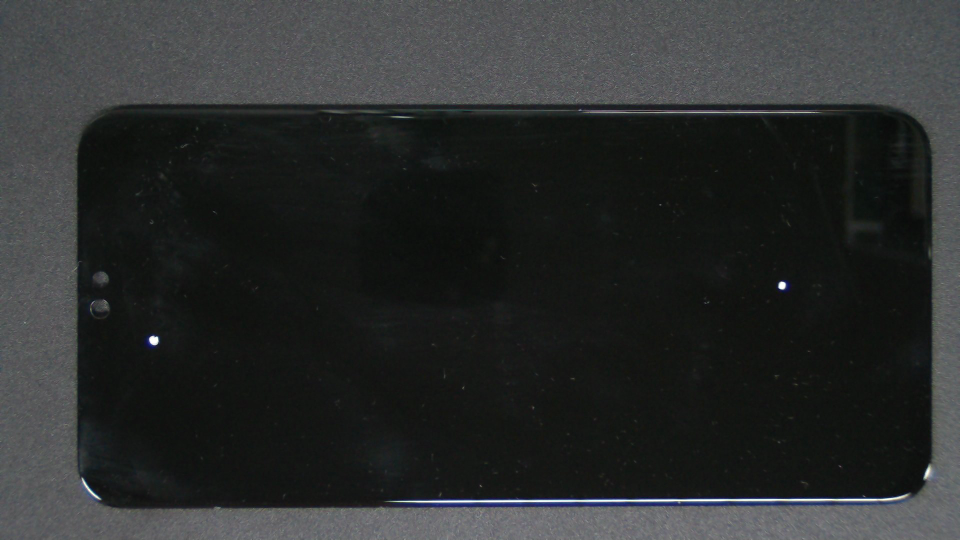
#> input picture Sta_0026.jpg, 1920 x 1080 px (shown at 1/2 size); its folder holds only this picture in this run
$ python -i MaskDirectory.py   (imports and definitions only)   (older library calls are emulated)
#> lines starting #> are read from the running program, lines starting #| are printed output that depends on the picture; after the words box and inside, x2 and y2 are one past the last pixel; in counts of white or black regions, pixels touching at a corner belong together
#> further down, picture is the input picture: shape (1080, 1920, 3); mean B, G, R 45, 45.4, 43.3
import cv2
import numpy as np
import matplotlib.pyplot as plt
import random
import os

plt.rcParams['font.sans-serif'] = ['SimHei']
plt.rcParams['axes.unicode_minus'] = False


def analyze_largest_white_contour(gray_img):
    """
    从mask图像中提取最大白色轮廓，并计算其长宽比、轮廓面积、包围矩形面积

    参数:
        gray_img: 灰度mask图像（二值图像，白色为前景255，黑色为背景0）

    返回:
        aspect_ratio: 长宽比（宽/高）
        contour_area: 轮廓实际面积
        proportion: 轮廓面积/最小包围矩形面积
        circularity: 圆形度
    """
    blur = cv2.medianBlur(gray_img, 7)
    thresh = cv2.adaptiveThreshold(
        blur, 255,
        cv2.ADAPTIVE_THRESH_GAUSSIAN_C,
        cv2.THRESH_BINARY_INV,
        blockSize=27,
        C=9
    )
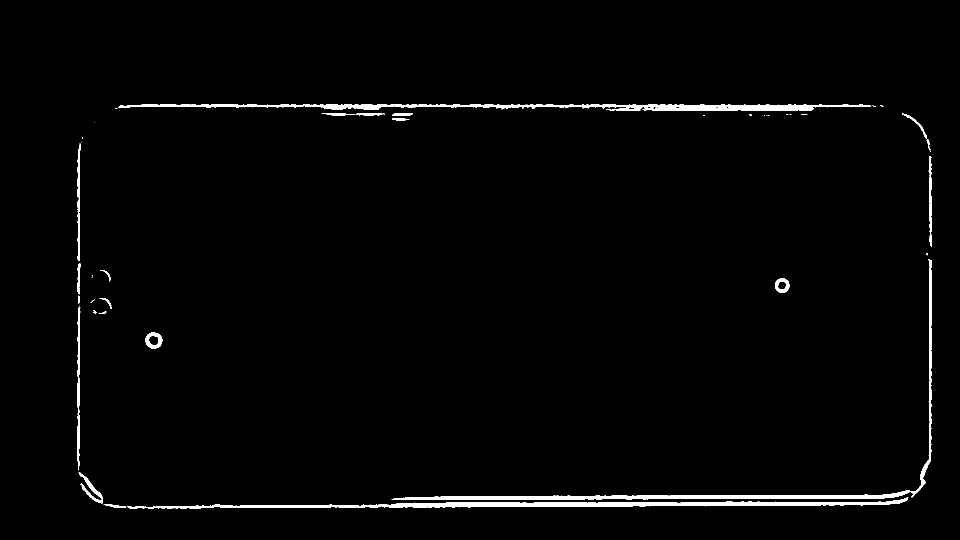
#> thresh: shape (1080, 1920) (shown at 1/2 size); 1.8% white; 50 white regions (27 under 20 px)
    contours, hierarchy = cv2.findContours(
        thresh,
        cv2.RETR_EXTERNAL,
        cv2.CHAIN_APPROX_SIMPLE
    )
#> contours = 50 contours, 31 with area under 20; largest, box (x1, y1, x2, y2) and area: (254, 995, 1817, 1017) 9028, (235, 208, 1743, 222) 8366, (783, 518, 1864, 1000) 7845, (155, 613, 161, 941) 912, (291, 665, 325, 698) 824

    if not contours:
        raise ValueError("mask图像中未检测到任何白色轮廓！")

    max_contour = max(contours, key=cv2.contourArea)
#> max_contour = contour of 495 points, box (x1, y1, x2, y2) (254, 995, 1817, 1017), area 9028
    feature = calculate_defect_features(max_contour, gray_img,"Pre")
    if feature is None:
        raise ValueError("最大轮廓特征计算失败！")
    return (feature["aspect_ratio_rotated"],
            feature["contour_area"],
            feature["proportion"],
            feature["circularity"])


def analyse_mask(gray):
    """掩码生成阶段的缺陷初判：快速区分光斑/其他"""
    try:
        (aspect_ratio, contour_area, proportion, circularity) = analyze_largest_white_contour(gray)
        if 100 < contour_area < 1200 and 0.5 < aspect_ratio < 1.75 and circularity > 0.8:
            return 9  # 9=光斑kernel
        elif 8 < aspect_ratio and proportion < 0.8:
            return 5  # 5=划痕kernel
        else:
            return 3  # 3=通用kernel
    except Exception as e:
        print(f"掩码初判出错：{e}")
        return 3


def preprocess_image(img):
    """预处理：保留更多细节（降低去噪强度）"""
    # 兼容灰度图/彩色图输入
    if len(img.shape) == 3:
        gray = cv2.cvtColor(img, cv2.COLOR_BGR2GRAY)
    else:
        gray = img.copy()

    kernel_size = analyse_mask(gray)
    # 中值滤波（ksize=1时不滤波）
    blur = cv2.medianBlur(gray, kernel_size)
    print(f"当前kernel为{kernel_size}")
    # 对比度增强
    clahe = cv2.createCLAHE(clipLimit=2.0, tileGridSize=(8, 8))
    enhanced = clahe.apply(blur)
    return enhanced, kernel_size


# [131 lines left out: functions get_defect_boundary, crop_valid_white_area, bitwise_or_in_roi, region_filling, get_valid_seed_point, not called in this run]


def white_pixel_count(contour, img):
    if len(img.shape) == 3:
        gray_img = cv2.cvtColor(img, cv2.COLOR_BGR2GRAY)
    else:
        gray_img = img.copy()
    contour_mask = np.zeros_like(gray_img, dtype=np.uint8)
    # 填充轮廓内部为白色（255），得到轮廓专属掩码
    cv2.drawContours(contour_mask, [contour], -1, 255, cv2.FILLED)
    img_in_contour = cv2.bitwise_and(gray_img, contour_mask)
    contour_area_pixel = np.sum(contour_mask == 255)
    # 步骤5：统计轮廓内灰度值>200的像素数
    img_white_count = np.sum(img_in_contour > 110)  # 110
    if contour_area_pixel == 0:
        print("警告：掩码内无有效白色区域")
        white_ratio = 0.0
    else:
        white_ratio = img_white_count / contour_area_pixel
    return white_ratio


def calculate_defect_features(contour, img, defect_type):
    """极致简写版（功能不变，代码更紧凑）"""
#> called with contour = array of shape (495, 1, 2), defect_type = 'Pre'
    area = cv2.contourArea(contour)
#> area = 9028.5
    if area < (10 if defect_type == "Pre" else 500):  # 500
        return None
    img_h, img_w = img.shape[:2]
#> img_h = 1080; img_w = 1920
    (cx, cy), (w, h), _ = cv2.minAreaRect(contour)
#> cx = 1035.1; cy = 1009.9; w = 1562.1; h = 14.11
    rotated_rect_area, perimeter = w * h, cv2.arcLength(contour, True)
#> rotated_rect_area = 22039.9; perimeter = 3264.8
    circularity = (4 * np.pi * area) / (perimeter ** 2) if perimeter > 0 else 0
#> circularity = 0.0106
    x, y, w_rect, h_rect = cv2.boundingRect(contour)  # x/y=左上角，w_rect/h_rect=宽高
#> x = 254; y = 995; w_rect = 1563; h_rect = 22
    ar = max(w, h) / min(w, h) if min(w, h) != 0 else 1.0
#> ar = 110.7
    prop = area / rotated_rect_area if rotated_rect_area > 0 else 0
#> prop = 0.41
    white_ratio = white_pixel_count(contour,img)
#> in white_pixel_count, `cv2.drawContours(contour_mask, [contour], -1, 255, cv2.FILLED)`:
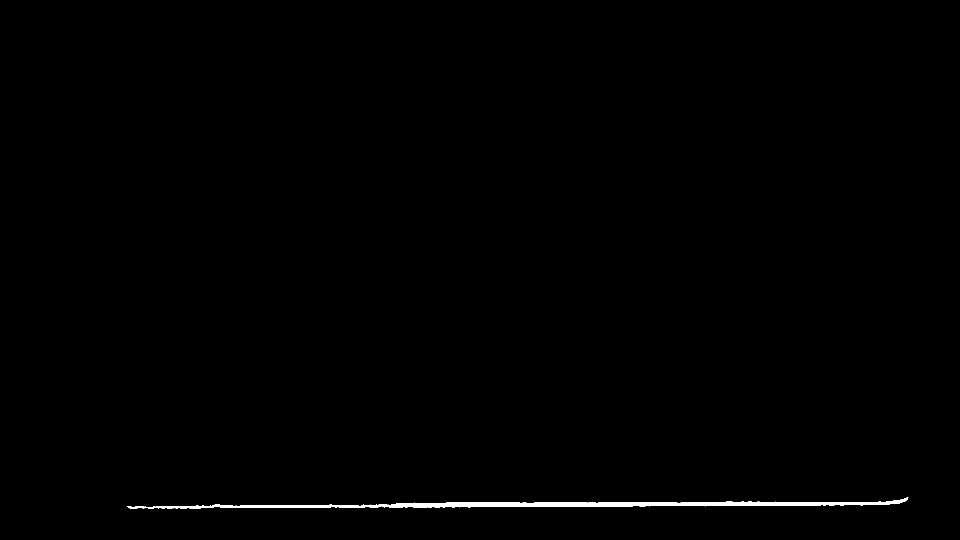
#> contour_mask: shape (1080, 1920) (shown at 1/2 size); 0.51% white; 1 white region, box (x1, y1, x2, y2) and area: (254, 995, 1817, 1017) 10607
#> in white_pixel_count, `contour_area_pixel = np.sum(contour_mask == 255)`: contour_area_pixel = 10607
#> in white_pixel_count, `img_white_count = np.sum(img_in_contour > 110)`: img_white_count = 3
#> in white_pixel_count, `white_ratio = img_white_count / contour_area_pixel`: white_ratio = 0.000283
#> white_ratio = 0.000283
    # 修正：判断框的完整上下左右边界，过滤所有边缘框
    edge_threshold = 65  # 边缘阈值，可调整
    if defect_type != "Pre" and defect_type != "Sta":
        if area < 740:
            return None
        # 上边缘：框顶部 < 阈值；下边缘：框底部 > 图像高度-阈值
        # 左边缘：框左侧 < 阈值；右边缘：框右侧 > 图像宽度-阈值
        if (y + h_rect / 2 < edge_threshold) or (y + h_rect / 2 > img_h - edge_threshold) or \
                (x + w_rect / 2 < edge_threshold) or (x + w_rect / 2 > img_w - edge_threshold):
            return None  # 过滤边缘框

    return {
        "aspect_ratio_rotated": ar, "contour_area": area, "proportion": prop,
        "circularity": circularity, "area": area, "aspect_ratio": ar,
        "centroid": (x + w_rect / 2, y + h_rect / 2), "bounding_rect": (x, y, w_rect, h_rect),
        "white_ratio": white_ratio
    }


# [207 lines left out: functions defect_classification, calculate_gradient_features, calculate_freq_features, detect_and_classify_defects, feature_extract, not called in this run]

>>> import cv2
>>> picture = cv2.imread('Sta_0026.jpg')
>>> result = preprocess_image(picture)
#> in analyze_largest_white_contour, `feature = calculate_defect_features(max_contour, gray_img,"Pre")`: feature = 9 items
#> in analyse_mask, `(aspect_ratio, contour_area, proportion, circularity) = analyze_larges..`: aspect_ratio = 110.7; contour_area = 9028.5; proportion = 0.41; circularity = 0.0106
#> in preprocess_image, `kernel_size = analyse_mask(gray)`: kernel_size = 5
#| 当前kernel为5
#> in preprocess_image, `enhanced = clahe.apply(blur)`:
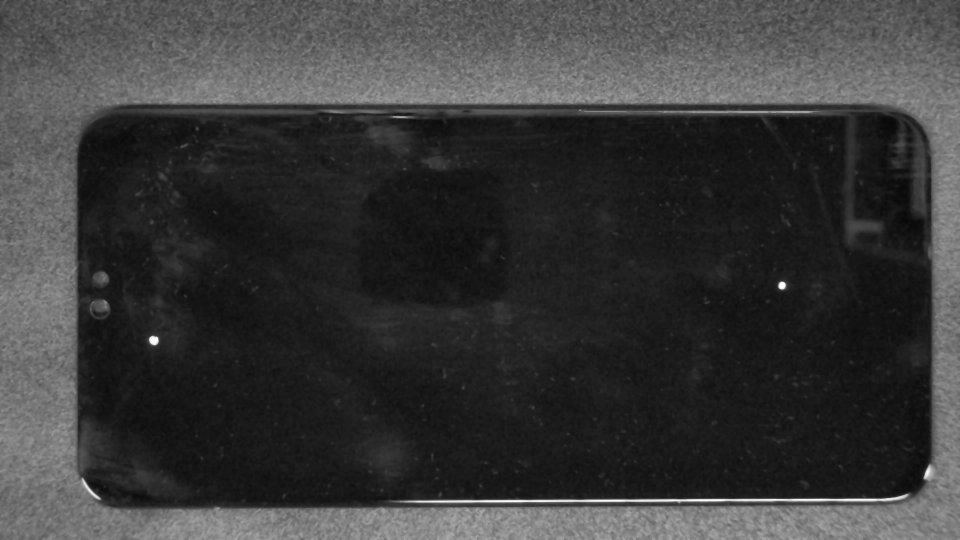
#> enhanced: shape (1080, 1920) (shown at 1/2 size); min 7, max 254, mean 57.7

$ run again, on screen_only.jpg
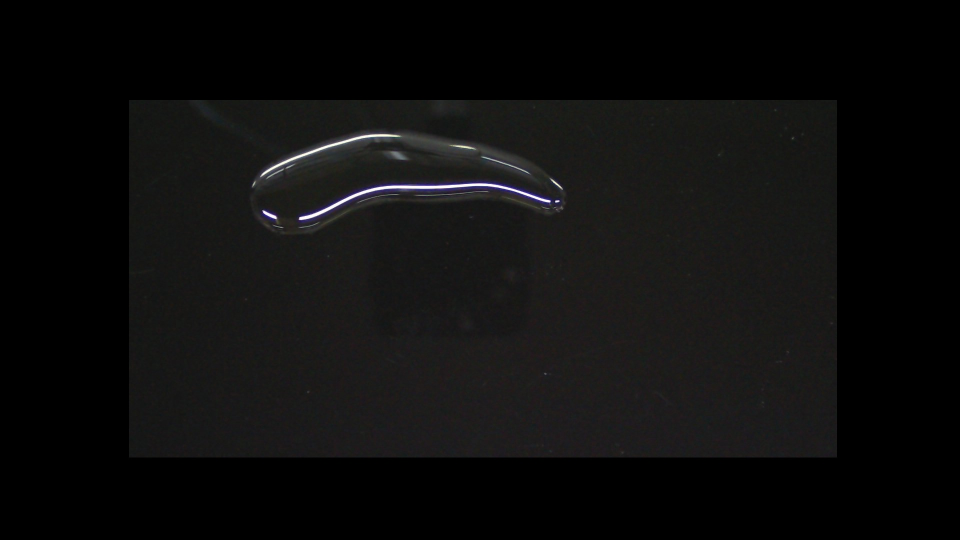
#> input picture screen_only.jpg, 1920 x 1080 px (shown at 1/2 size)
#> picture is the input picture: shape (1080, 1920, 3); mean B, G, R 13.2, 13.5, 13.8
#> in analyze_largest_white_contour, `thresh = cv2.adaptiveThreshold( blur, 255, cv2.ADAPTIVE_THRESH_GAUSSIA..`:
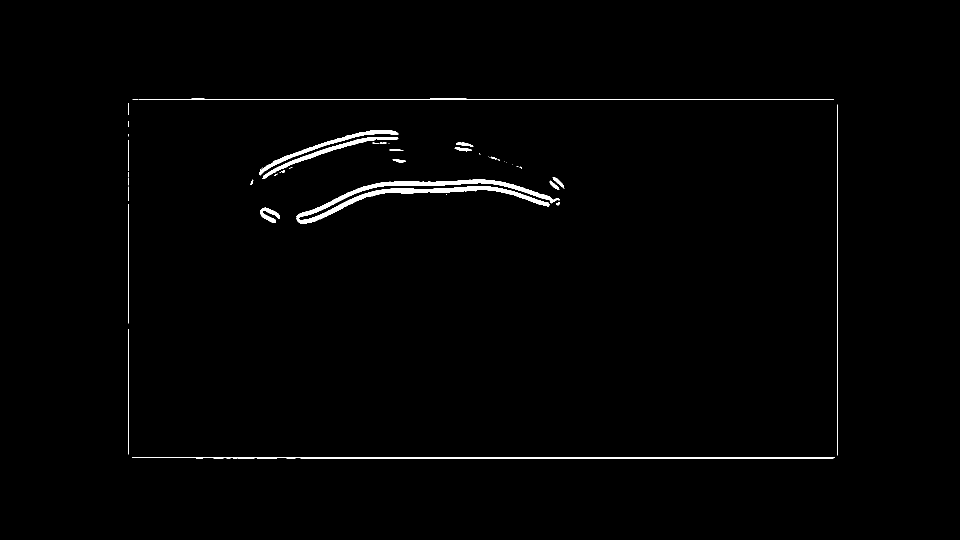
#> thresh: shape (1080, 1920) (shown at 1/2 size); 1% white; 51 white regions (27 under 20 px)
#> contours = 51 contours, 36 with area under 20; largest, box (x1, y1, x2, y2) and area: (593, 359, 1119, 447) 7420, (518, 260, 797, 351) 1732, (525, 274, 797, 358) 1694, (264, 915, 1670, 917) 1208, (277, 197, 1668, 200) 1186
#> max_contour = contour of 878 points, box (x1, y1, x2, y2) (593, 359, 1119, 447), area 7420
#> area = 7420.5
#> cx = 853.8; cy = 393.4; w = 526.5; h = 71.16
#> rotated_rect_area = 37468.5; perimeter = 2275.9
#> in calculate_defect_features, `circularity = (4 * np.pi * area) / (perimeter ** 2) if perimeter > 0 e..`: circularity = 0.018
#> x = 593; y = 359; w_rect = 526; h_rect = 88
#> ar = 7.4
#> prop = 0.198
#> in white_pixel_count, `cv2.drawContours(contour_mask, [contour], -1, 255, cv2.FILLED)`:
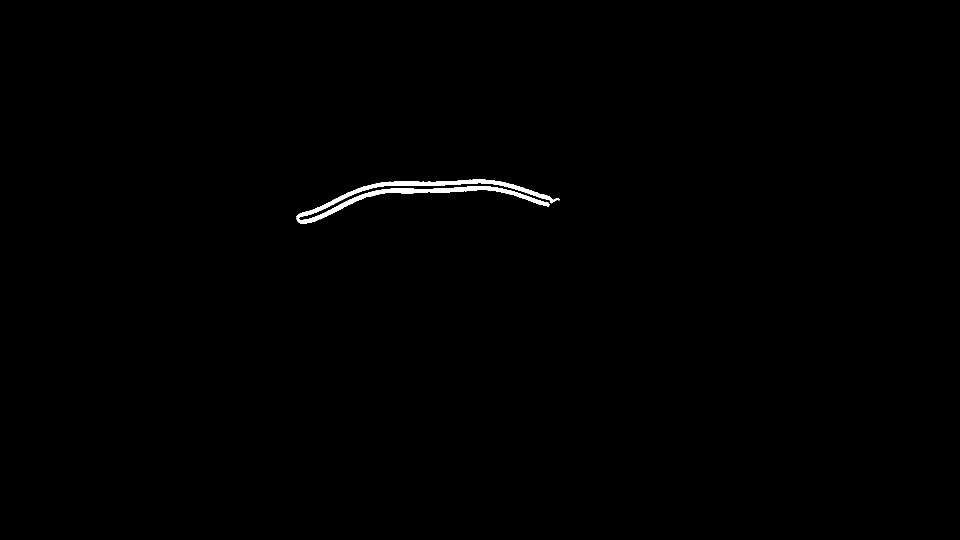
#> contour_mask: shape (1080, 1920) (shown at 1/2 size); 0.41% white; 1 white region, box (x1, y1, x2, y2) and area: (593, 359, 1119, 447) 8459
#> contour_area_pixel = 8459
#> img_white_count = 64
#> in white_pixel_count, `white_ratio = img_white_count / contour_area_pixel`: white_ratio = 0.00757
#> feature = 9 items
#> in analyse_mask, `(aspect_ratio, contour_area, proportion, circularity) = analyze_larges..`: aspect_ratio = 7.4; contour_area = 7420.5; proportion = 0.198; circularity = 0.018
#> kernel_size = 3
#| 当前kernel为3

$ run again, on c1af68e154166dc615b180aac370c99c.png
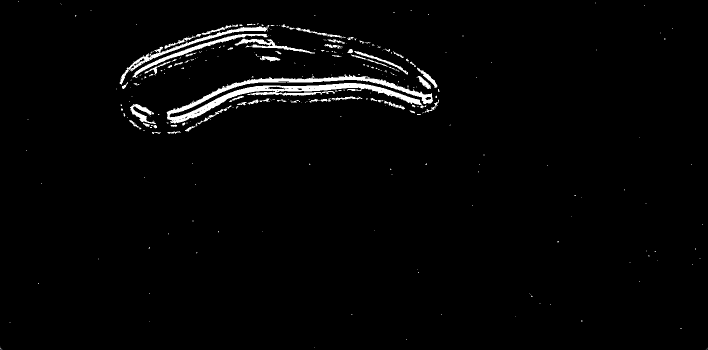
#> input picture c1af68e154166dc615b180aac370c99c.png, 1415 x 699 px (shown at 1/2 size)
#> picture is the input picture: shape (699, 1415, 3); mean B, G, R 6, 6, 6
#> in analyze_largest_white_contour, `thresh = cv2.adaptiveThreshold( blur, 255, cv2.ADAPTIVE_THRESH_GAUSSIA..`:
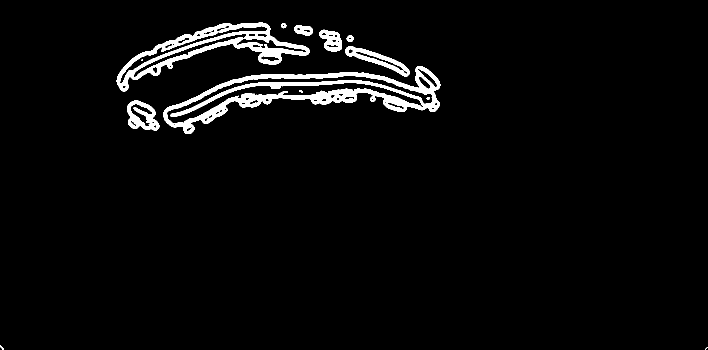
#> thresh: shape (699, 1415) (shown at 1/2 size); 3.6% white; 13 white regions (2 under 20 px)
#> contours = 10 contours, 2 with area under 20; largest, box (x1, y1, x2, y2) and area: (327, 132, 881, 268) 29794, (233, 45, 619, 183) 16632, (254, 201, 319, 261) 2712, (691, 92, 820, 153) 2501, (639, 59, 684, 103) 1324, (589, 50, 626, 71) 554, (693, 71, 707, 84) 126, (562, 46, 573, 57) 70
#> max_contour = contour of 637 points, box (x1, y1, x2, y2) (327, 132, 881, 268), area 29794
#> area = 29793.5
#> cx = 602.9; cy = 194.3; w = 556.7; h = 104.9
#> rotated_rect_area = 58390.7; perimeter = 1532.5
#> in calculate_defect_features, `circularity = (4 * np.pi * area) / (perimeter ** 2) if perimeter > 0 e..`: circularity = 0.159
#> x = 327; y = 132; w_rect = 554; h_rect = 136
#> ar = 5.31
#> prop = 0.51
#> contour_mask: shape (699, 1415); 3.1% white; 1 white region, box (x1, y1, x2, y2) and area: (327, 132, 881, 268) 30469
#> in white_pixel_count, `img_in_contour = cv2.bitwise_and(gray_img, contour_mask)`:
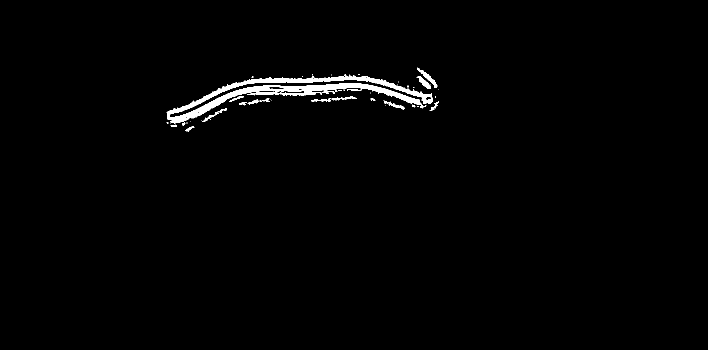
#> img_in_contour: shape (699, 1415) (shown at 1/2 size); 1.3% white; 51 white regions (31 under 20 px), largest, box (x1, y1, x2, y2) and area: (333, 149, 866, 247) 10761, (834, 135, 875, 176) 341, (834, 152, 862, 178) 263
#> contour_area_pixel = 30469
#> img_white_count = 12780
#> in white_pixel_count, `white_ratio = img_white_count / contour_area_pixel`: white_ratio = 0.419
#> feature = 9 items
#> in analyse_mask, `(aspect_ratio, contour_area, proportion, circularity) = analyze_larges..`: aspect_ratio = 5.31; contour_area = 29793.5; proportion = 0.51; circularity = 0.159
#> kernel_size = 3
#| 当前kernel为3
